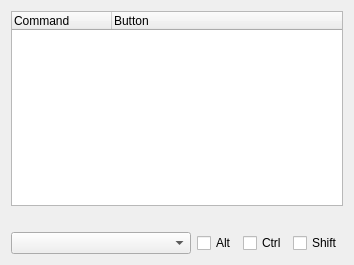
<?xml version="1.0" encoding="UTF-8"?>
<ui version="4.0">
 <class>MouseCfg</class>
 <widget class="QWidget" name="MouseCfg">
  <property name="geometry">
   <rect>
    <x>0</x>
    <y>0</y>
    <width>354</width>
    <height>265</height>
   </rect>
  </property>
  <property name="windowTitle">
   <string>Form1</string>
  </property>
  <layout class="QVBoxLayout">
   <property name="spacing">
    <number>6</number>
   </property>
   <property name="margin">
    <number>11</number>
   </property>
   <item>
    <widget class="QTreeWidget" name="lstCmd">
     <property name="columnCount">
      <number>2</number>
     </property>
     <column>
      <property name="text">
       <string notr="true">Command</string>
      </property>
     </column>
     <column>
      <property name="text">
       <string notr="true">Button</string>
      </property>
     </column>
    </widget>
   </item>
   <item>
    <widget class="QLabel" name="lblCmd">
     <property name="text">
      <string/>
     </property>
     <property name="wordWrap">
      <bool>false</bool>
     </property>
    </widget>
   </item>
   <item>
    <layout class="QHBoxLayout">
     <property name="spacing">
      <number>6</number>
     </property>
     <property name="margin">
      <number>0</number>
     </property>
     <item>
      <widget class="QComboBox" name="cmbButton">
       <property name="sizePolicy">
        <sizepolicy hsizetype="Expanding" vsizetype="Fixed">
         <horstretch>0</horstretch>
         <verstretch>0</verstretch>
        </sizepolicy>
       </property>
      </widget>
     </item>
     <item>
      <widget class="QCheckBox" name="chkAlt">
       <property name="text">
        <string>Alt</string>
       </property>
      </widget>
     </item>
     <item>
      <widget class="QCheckBox" name="chkCtrl">
       <property name="text">
        <string>Ctrl</string>
       </property>
      </widget>
     </item>
     <item>
      <widget class="QCheckBox" name="chkShift">
       <property name="text">
        <string>Shift</string>
       </property>
      </widget>
     </item>
    </layout>
   </item>
  </layout>
 </widget>
 <resources/>
 <connections/>
</ui>
